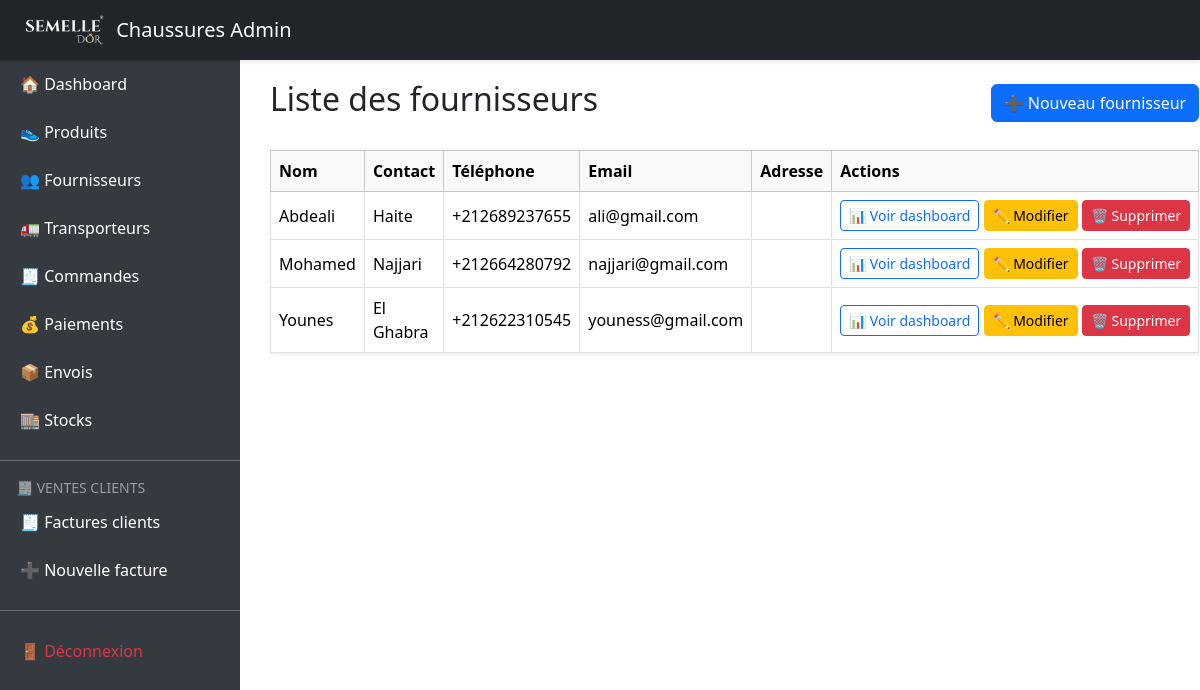
Page /index.php?route=suppliers (signed in) on the committed database.
### tables this page shows
CREATE TABLE `suppliers` (
  `id` int(11) NOT NULL,
  `name` varchar(100) DEFAULT NULL,
  `contact_info` text DEFAULT NULL,
  `contact_name` varchar(100) DEFAULT NULL,
  `phone` varchar(20) DEFAULT NULL,
  `email` varchar(100) DEFAULT NULL,
  `address` text DEFAULT NULL,
  `created_at` timestamp NULL DEFAULT current_timestamp()
);

### controllers/SupplierController.php (called while the page is built, shortened)
<?php
require_once 'models/Supplier.php';
function listSuppliers()
{
    $suppliers = Supplier::all();
    include 'views/suppliers/index.php';
}

### index.php (called while the page is built, shortened)
<?php
require 'routes.php';

### models/Supplier.php (called while the page is built, shortened)
<?php
class Supplier
{
    public static function all()
    {
        global $pdo;
        $stmt = $pdo->query("SELECT * FROM suppliers ORDER BY name");
        return $stmt->fetchAll(PDO::FETCH_ASSOC);
    }
}

### views/suppliers/index.php (the view, shortened to what this page needs)
<?php
include 'views/layout/header.php';
?>
<div class="d-flex justify-content-between align-items-center mb-4">
    <h2>Liste des fournisseurs</h2>
    <a href="?route=suppliers/create" class="btn btn-primary">➕ Nouveau fournisseur</a>
</div>
<div class="table-responsive">
    <table class="table table-bordered table-hover align-middle shadow-sm">
        <thead class="table-light">
            <tr>
                <th>Nom</th>
                <th>Contact</th>
                <th>Téléphone</th>
                <th>Email</th>
                <th>Adresse</th>
                <th>Actions</th>
            </tr>
        </thead>
        <tbody>
        <?php foreach ($suppliers as $s): ?>
            <tr>
                <td><?= htmlspecialchars($s['name']) ?></td>
                <td><?= htmlspecialchars($s['contact_name']) ?></td>
                <td><?= htmlspecialchars($s['phone']) ?></td>
                <td><?= htmlspecialchars($s['email']) ?></td>
                <td><?= nl2br(htmlspecialchars($s['address'])) ?></td>
                <td class="text-nowrap">
                    <a href="?route=suppliers/dashboard&id=<?= $s['id'] ?>" class="btn btn-sm btn-outline-primary">
                        📊 Voir dashboard
                    </a>
                    <a href="?route=suppliers/edit/<?= $s['id'] ?>" class="btn btn-sm btn-warning">✏️ Modifier</a>
                    <button class="btn btn-sm btn-danger" data-bs-toggle="modal" data-bs-target="#modalDelete<?= $s['id'] ?>">
                        🗑️ Supprimer
                    </button>
                </td>
            </tr>
        <?php endforeach; ?>
        </tbody>
    </table>
</div>
<?php include 'views/layout/footer.php'; ?>

### views/layout/header.php (style rules this page uses)
body { min-height: 100vh; display: flex; }

### rows in the picture
suppliers: name "Abdeali", contact_name "Haite", phone "+212689237655", email "ali@gmail.com"
suppliers: name "Mohamed", contact_name "Najjari", phone "+212664280792", email "najjari@gmail.com"
suppliers: name "Younes", contact_name "El Ghabra", phone "+212622310545", email "youness@gmail.com"
